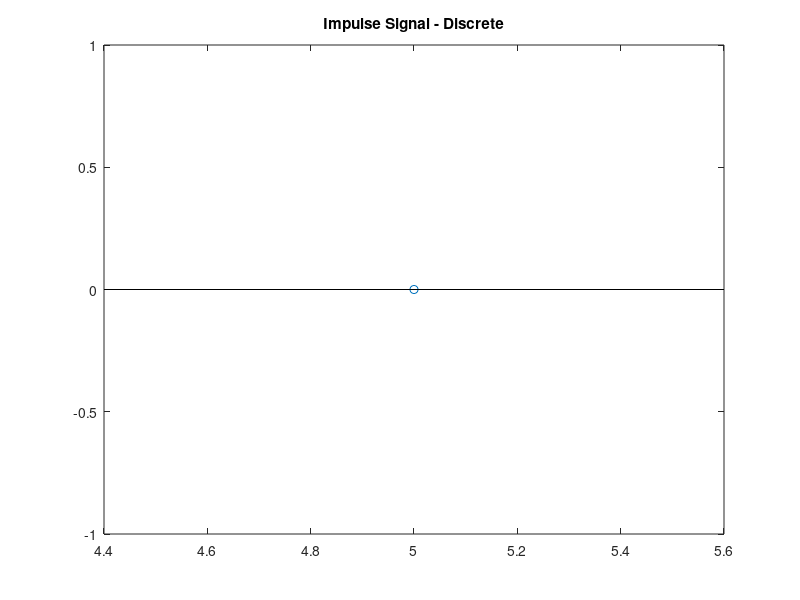

The MATLAB script that drew this image:
n1 = input('Lower limit: ')
n2 = input('Upper limit: ')
n = n1:n2;
y = [n==0];

figure;
stem(n,y);
title('Impulse Signal - Discrete');